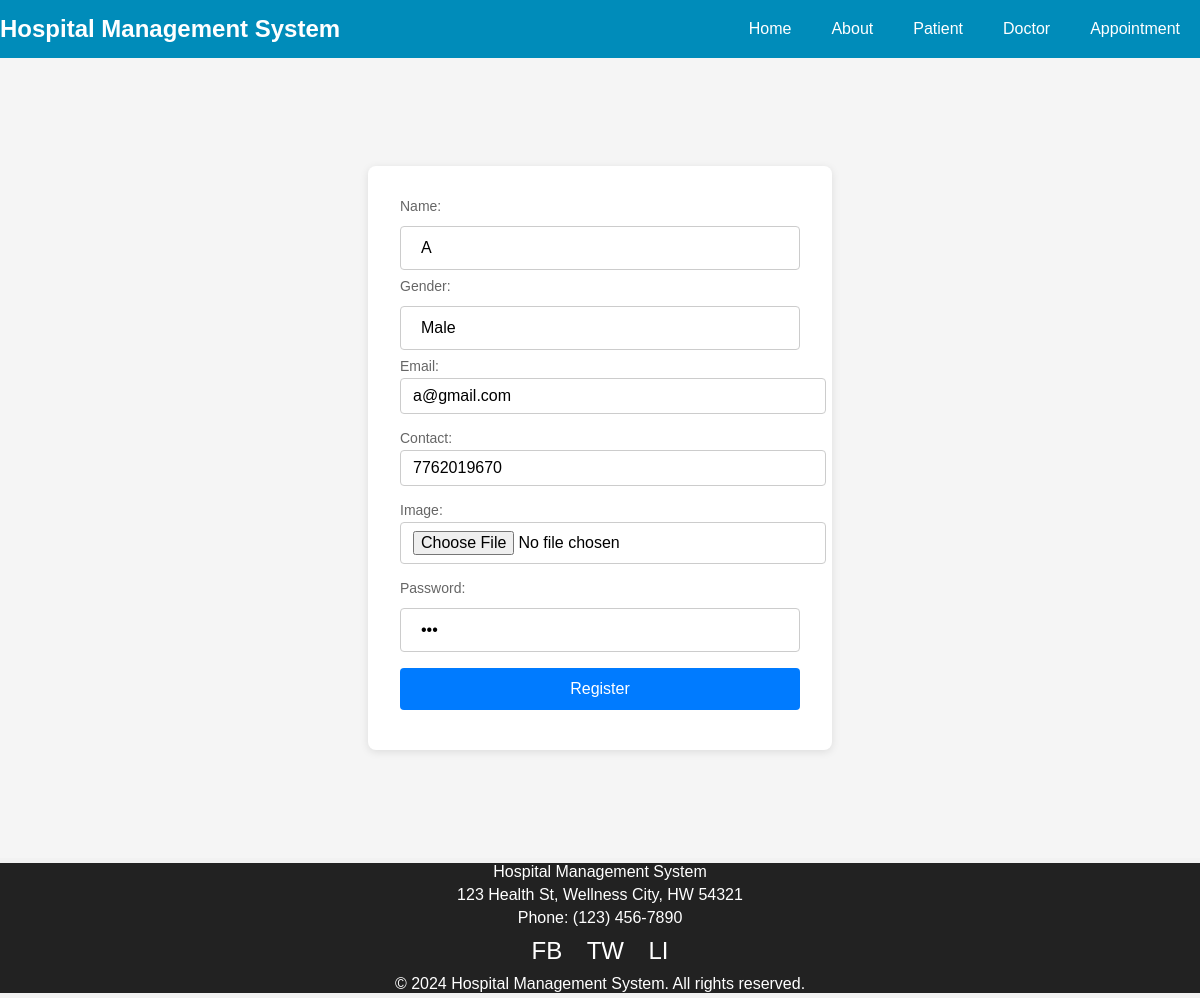
Page /PatientUpdate/6/ on the committed database.
### patient/models.py (models this page shows, shortened)
class PatientRegistration(models.Model):
    Name=models.CharField(max_length=30)
    Gender = models.CharField(max_length=20, choices=Gender, verbose_name='Gender')
    email=models.EmailField()
    contact=models.IntegerField(default=0)
    image=models.ImageField(upload_to='images/')
    password=models.CharField(max_length=15)
    DOB=models.DateField(default=now)

### patient/views.py (the view)
# urls.py: path('PatientUpdate/<int:pid>/',views.PatientUpdate, name='PatientUpdate'),
def PatientUpdate(req,pid):
    data=PatientRegistration.objects.get(id=pid)
    return render(req,'PatientUpdateForm.html',{"data":data})

### patient/templates/PatientUpdateForm.html (shortened to what this page needs)
{% extends "index.html" %}
{% block container %}
<div class="PatientRegister">
<form action="{% url 'PatientUpdateSave' data.id %}" method="post" enctype="multipart/form-data">
    <div>
      <label for="name">Name:</label>
      <input type="text" value="{{data.Name}}" id="name" name="name" required>
    </div>
    <div>
      <label for="gender">Gender:</label>
      <input type="text" value="{{data.Gender}}" name="gender" required>
    </div>
    <div>
      <label for="email">Email:</label>
      <input type="email" id="email" value="{{data.email}}" name="email" required>
    </div>
    <div>
      <label for="contact">Contact:</label>
      <input type="number" id="contact" value="{{data.contact}}" name="contact" required>
    </div>
    <div>
      <label for="image">Image:</label>
      <input type="file" id="image" name="image" required>
    </div>
    <div>
      <label for="password">Password:</label>
      <input type="password" id="password" value="{{data.password}}" name="password" required>
    </div>
    <button type="submit">Register</button>
  </form>
</div>
{% endblock container %}

### patient/static/css/style.css (style rules this page uses)
body { margin: 0; font-family: Arial, Helvetica, sans-serif; }
.PatientRegister { display: flex; justify-content: center; align-items: center; height: 100vh; background-color: #f5f5f5; }
.PatientRegister form { background-color: #fff; border-radius: 8px; box-shadow: 0 2px 8px rgba(0, 0, 0, 0.1); padding: 32px; width: 100%; max-width: 400px; }
.PatientRegister label { display: block; font-size: 14px; color: #666; margin-bottom: 4px; }
.PatientRegister input { width: 100%; padding: 8px 12px; font-size: 16px; border: 1px solid #ccc; border-radius: 4px; margin-bottom: 16px; }
.PatientRegister button { display: block; width: 100%; background-color: #007bff; color: #fff; border: none; border-radius: 4px; padding: 12px 16px; font-size: 16px; cursor: pointer; margin-bottom: 8px; }
body { font-family: Arial, sans-serif; background-color: #f2f2f2; }
input[type=text], input[type=password] { width: 100%; padding: 12px 20px; margin: 8px 0; display: inline-block; border: 1px solid #ccc; border-radius: 4px; box-sizing: border-box; }
button { background-color: #4CAF50; color: white; padding: 14px 20px; margin: 8px 0; border: none; border-radius: 4px; cursor: pointer; width: 100%; }

### rows in the picture
PatientRegistration: name "A", gender "Male", email "a@gmail.com", contact "7762019670"
